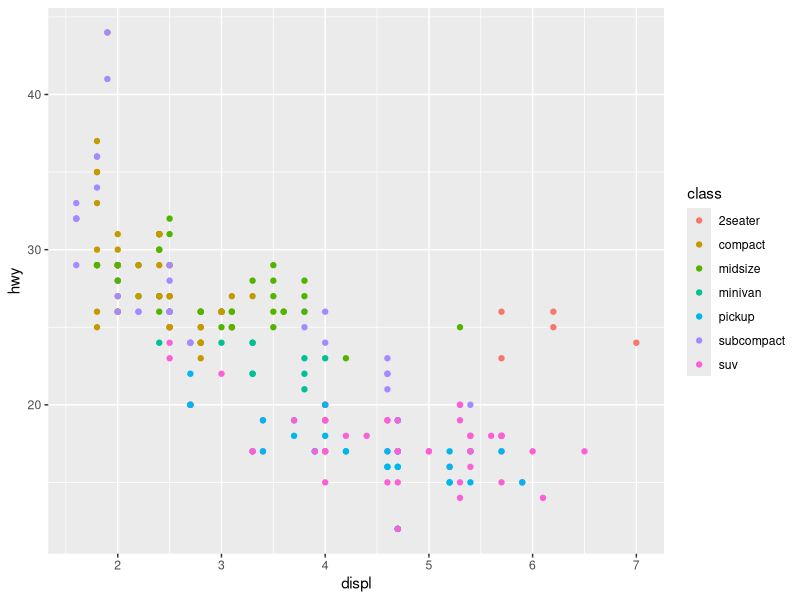
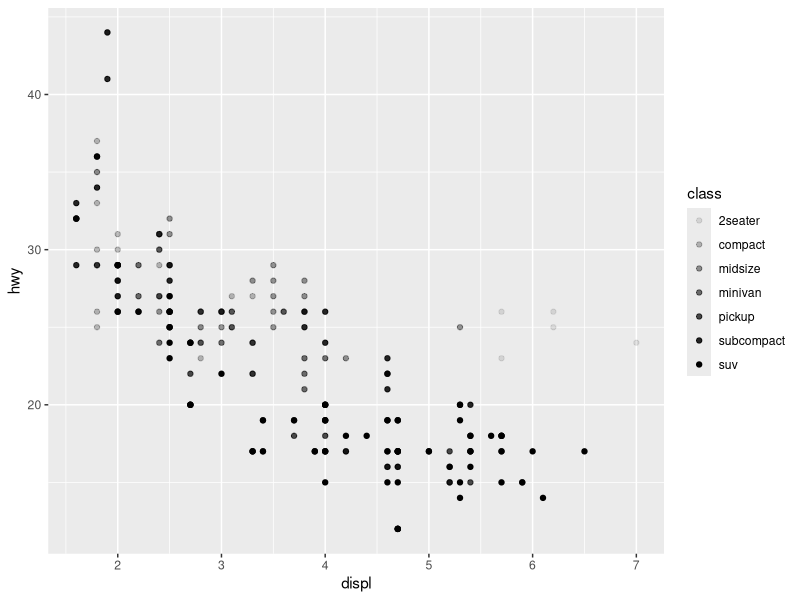
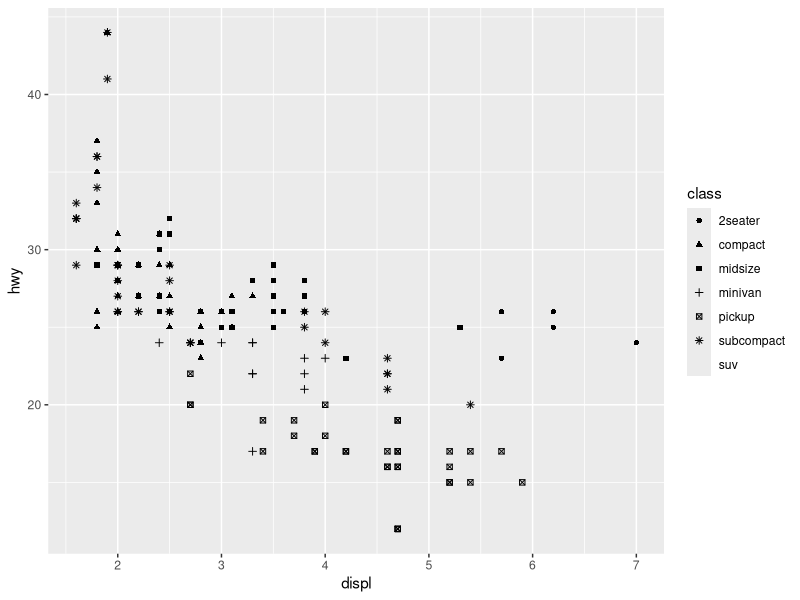
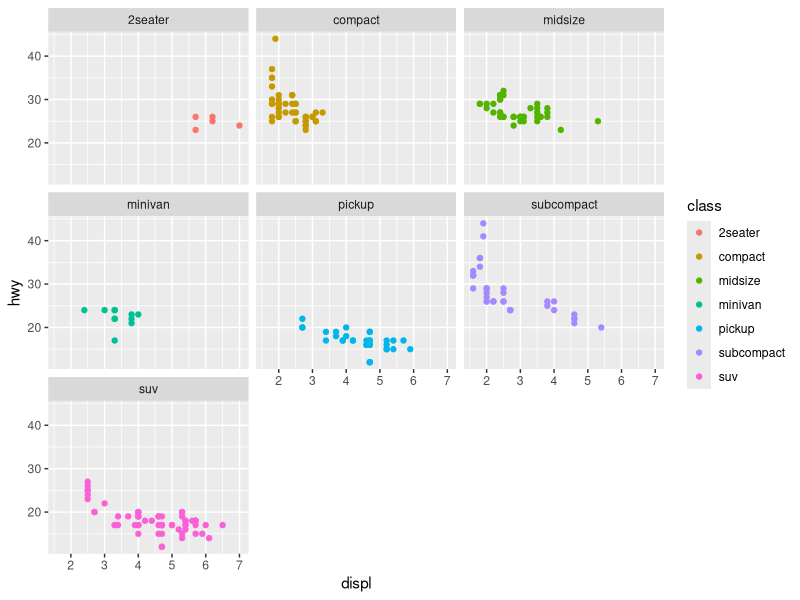
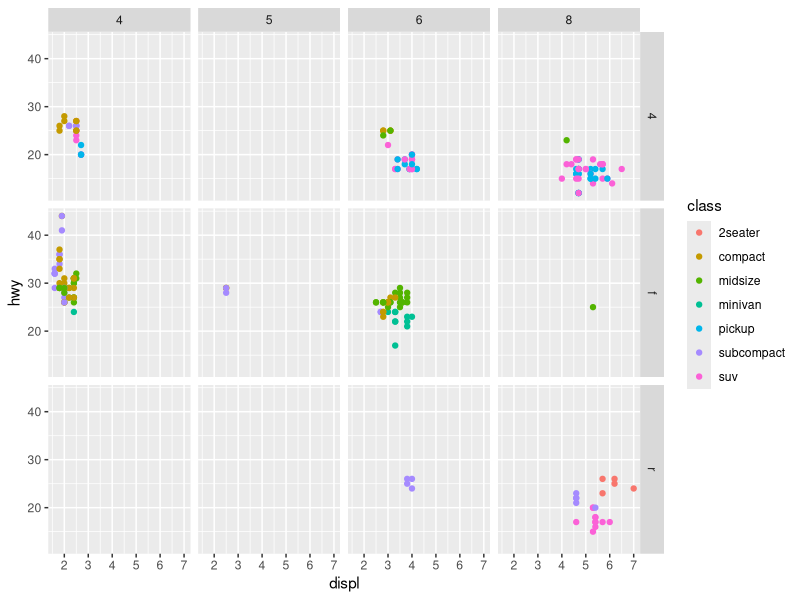
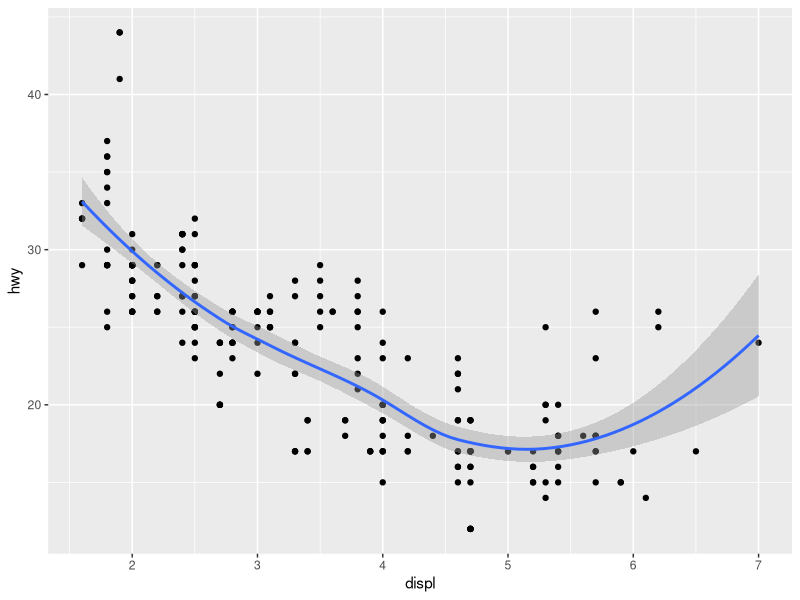
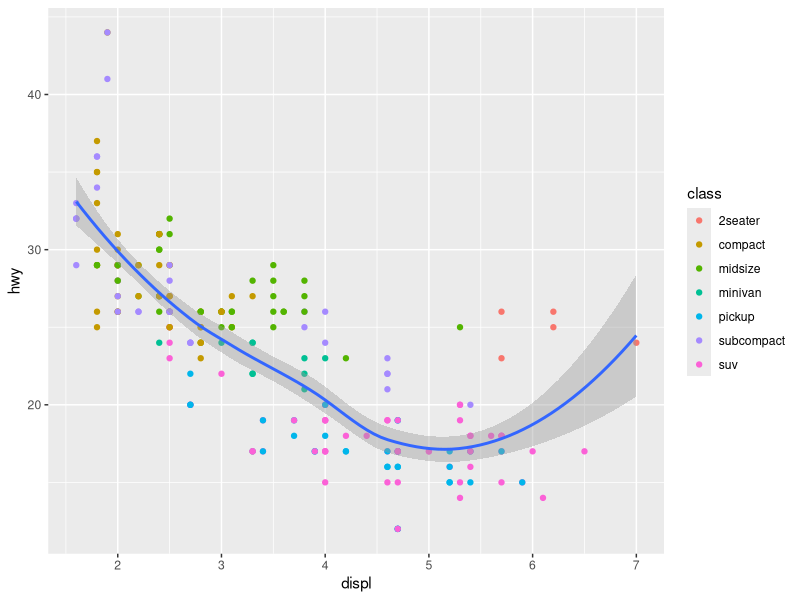

The R script that drew these images, in order:
library('tidyverse')

# dataset:
mpg

# aes stands for aesthetic 
ggplot(data=mpg) + geom_point(mapping=aes(x=displ, y=hwy, color=class))
ggplot(data=mpg) + geom_point(mapping=aes(x=displ, y=hwy, alpha=class))
ggplot(data=mpg) + geom_point(mapping=aes(x=displ, y=hwy, shape=class))

# class-n utgaar tus burd ni graph baiguulj baina
ggplot(data=mpg) + geom_point(mapping=aes(x=displ, y=hwy, color=class)) + facet_wrap(~ class, nrow=3)

# facet_grid function secondary axis-g zaaj baina drv ~ cyl
ggplot(data=mpg) + geom_point(mapping=aes(x=displ, y=hwy, color=class)) + facet_grid(drv ~ cyl)
ggplot(data=mpg, mapping=aes(x=displ, y=hwy)) + geom_point() + geom_smooth()
ggplot(data=mpg, mapping=aes(x=displ, y=hwy)) + geom_point(mapping=aes(color=class)) + geom_smooth()
